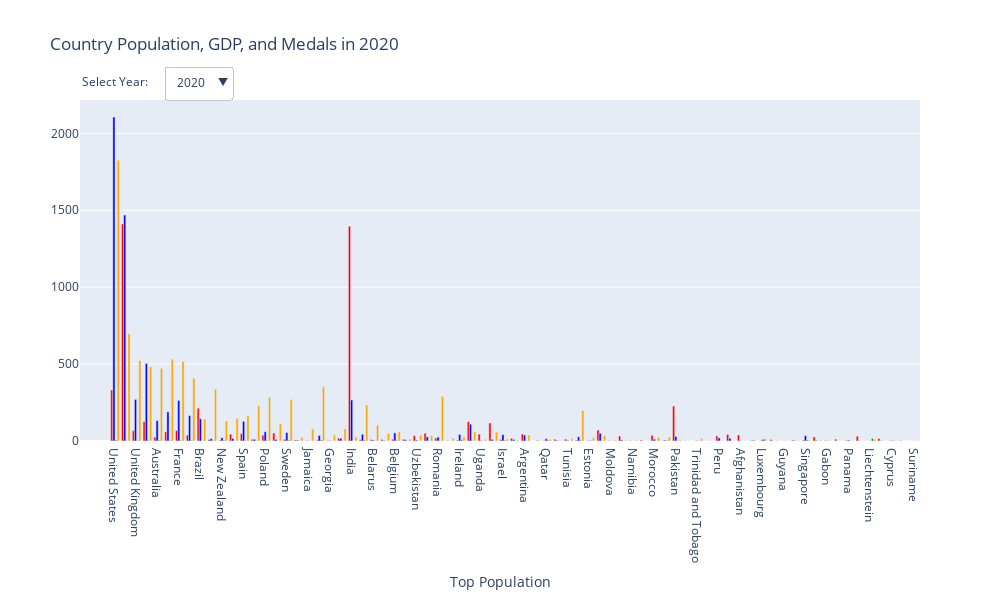

Here is the notebook cell this chart was saved with:
### Code cell
# Import necessary libraries
import plotly.graph_objs as go
import plotly.offline as pyo
import plotly.subplots as sp
import numpy as np

# Create figure
fig = go.Figure()

# Set default year
selected_year = 2020


# Define function to sort data by Total Medals Per Year
def sort_data_by_selected_year(selected_year):
    df_filtered_Y_Total = df[df['Year'] == selected_year].sort_values(by='Y_Total', ascending=True)
    return df_filtered_Y_Total

# Create two subplots
fig = sp.make_subplots(rows=1, cols=1)

df_filtered_Y_Total = sort_data_by_selected_year(df['Year'].max())

# Add first chart to subplot 1
df_filtered_Y_Total = df[df['Year'] == selected_year].sort_values(by='Y_Total', ascending=False)
fig.add_trace(go.Bar(y=df_filtered_Y_Total['Population'],
                     x=df_filtered_Y_Total['Country_Name'], 
                     marker_color='red',
                     name='Population'),row=1, col=1)
fig.add_trace(go.Bar(y=df_filtered_Y_Total['GDP'], 
                     x=df_filtered_Y_Total['Country_Name'], 
                     marker_color='blue',
                     name='GDP'))
fig.add_trace(go.Bar(y=df_filtered_Y_Total['GDP_Per_Capita'], 
                     x=df_filtered_Y_Total['Country_Name'], 
                     marker_color='green',
                     name='GDP Per Capita'), row=1, col=1)

fig.add_trace(go.Bar(y=df_filtered_Y_Total['A_Total'],
                     x=df_filtered_Y_Total['Country_Name'], 
                     marker_color='orange',
                     name='Total Medals'),
                     row=1, col=1)
# Add title to x-axis of subplot 1
fig.update_xaxes(title_text='Top Population', row=1, col=1)


# Update layout
fig.update_layout(title=f'Country Population, GDP, and Medals in {df["Year"].max()}',
                  height=600, width=1000,
                  barmode='group',
                  showlegend=False)

# Create dropdown list of years
years = np.sort(df['Year'].unique())[::-1]
dropdown_buttons = []
for year in years:
    df_filtered_Y_Total = sort_data_by_selected_year(year)
    dropdown_buttons.append(dict(
        label=str(year),
        method="update",
        args=[{
                "y": [df_filtered_Y_Total['Population'],df_filtered_Y_Total['GDP'], df_filtered_Y_Total['GDP_Per_Capita']],
                "x": [df_filtered_Y_Total['Country_Name']],
                "type": "bar"
              },
              {
                "title": f"Country Population, GDP, and Medal Score in {year}"
            }]
            ))

# Add dropdown
fig.update_layout(
    updatemenus=[dict(
        buttons=dropdown_buttons,
        direction="down",
        showactive=True,
        x=0.1,
        xanchor="left",
        y=1.1,
        yanchor="top"
    )]
)

# Add annotation
fig.update_layout(
    annotations=[
        dict(text="Select Year:", showarrow=False,
        x=0, y=1.085, yref="paper", align="left")
    ]
)

fig.show()
#pyo.plot(fig, filename='barchart.html', auto_open=True

### Figure 1 — Plotly figure (JSON) as saved in the notebook; plotly's stock layout.template omitted (floating-point values rounded to 4 significant figures; data arrays with more than 128 entries replaced by an {"elided": "..."} marker saying what was removed)
{"data": [{"marker": {"color": "red"}, "name": "Population", "type": "bar", "x": ["United States", "China", "United Kingdom", "Japan", "Australia", "Italy", "France", "Canada", "Brazil", "Hungary", "New Zealand", "Ukraine", "Spain", "Cuba", "Poland", "Kenya", "Sweden", "Serbia", "Jamaica", "Norway", "Georgia", "Kazakhstan", "India", "Austria", "Belarus", "Azerbaijan", "Belgium", "Dominican Republic", "Uzbekistan", "Colombia", "Romania", "Armenia", "Ireland", "Mexico", "Uganda", "Ethiopia", "Israel", "Ecuador", "Argentina", "San Marino", "Qatar", "Jordan", "Tunisia", "Finland", "Estonia", "Thailand", "Moldova", "Ghana", "Namibia", "Turkmenistan", "Morocco", "Lithuania", "Pakistan", "Djibouti", "Trinidad and Tobago", "Montenegro", "Peru", "Iraq", "Afghanistan", "Iceland", "Luxembourg", "Tajikistan", "Guyana", "Lebanon", "Singapore", "Cameroon", "Gabon", "Burundi", "Panama", "Mozambique", "Liechtenstein", "Senegal", "Cyprus", "Eritrea", "Suriname"], "xaxis": "x", "y": [331.5, 1411.0, 67.08, 126.3, 25.66, 59.44, 67.57, 38.04, 213.2, 9.75, 5.09, 44.13, 47.37, 11.3, 37.9, 51.99, 10.35, 6.899, 2.82, 5.379, 3.723, 18.76, 1396.0, 8.917, 9.38, 10.09, 11.54, 11.0, 34.23, 50.93, 19.27, 2.806, 4.985, 126.0, 44.4, 117.2, 9.215, 17.59, 45.38, 0.03401, 2.76, 10.93, 12.16, 5.53, 1.33, 71.48, 2.635, 32.18, 2.489, 6.25, 36.69, 2.795, 227.2, 1.09, 1.518, 0.6213, 33.3, 42.56, 38.97, 0.3665, 0.6304, 9.543, 0.7972, 5.663, 5.686, 26.49, 2.293, 12.22, 4.294, 31.18, 0.03876, 16.44, 1.238, 3.556, 0.6071], "yaxis": "y"}, {"marker": {"color": "blue"}, "name": "GDP", "type": "bar", "x": ["United States", "China", "United Kingdom", "Japan", "Australia", "Italy", "France", "Canada", "Brazil", "Hungary", "New Zealand", "Ukraine", "Spain", "Cuba", "Poland", "Kenya", "Sweden", "Serbia", "Jamaica", "Norway", "Georgia", "Kazakhstan", "India", "Austria", "Belarus", "Azerbaijan", "Belgium", "Dominican Republic", "Uzbekistan", "Colombia", "Romania", "Armenia", "Ireland", "Mexico", "Uganda", "Ethiopia", "Israel", "Ecuador", "Argentina", "San Marino", "Qatar", "Jordan", "Tunisia", "Finland", "Estonia", "Thailand", "Moldova", "Ghana", "Namibia", "Turkmenistan", "Morocco", "Lithuania", "Pakistan", "Djibouti", "Trinidad and Tobago", "Montenegro", "Peru", "Iraq", "Afghanistan", "Iceland", "Luxembourg", "Tajikistan", "Guyana", "Lebanon", "Singapore", "Cameroon", "Gabon", "Burundi", "Panama", "Mozambique", "Liechtenstein", "Senegal", "Cyprus", "Eritrea", "Suriname"], "y": [2106.0, 1469.0, 270.5, 504.0, 132.7, 189.7, 263.9, 164.5, 144.9, 15.72, 21.17, 16.56, 127.7, 10.74, 59.94, 10.07, 54.71, 5.336, 1.381, 36.22, 1.584, 17.11, 266.8, 43.52, 6.137, 4.269, 52.52, 7.884, 5.989, 27.03, 25.14, 1.264, 42.59, 109.1, 3.76, 10.77, 41.33, 9.929, 38.55, 0.1541, 14.44, 4.418, 4.254, 27.19, 3.137, 49.97, 1.186, 7.004, 1.058, 0, 11.95, 5.685, 30.04, 0.3181, 2.106, 0.477, 20.17, 18.44, 2.014, 2.169, 7.399, 0.8134, 0.5471, 3.171, 34.53, 4.077, 1.531, 0.265, 5.398, 1.403, 0.6114, 2.449, 3.47, 0, 0.2912]}, {"marker": {"color": "green"}, "name": "GDP Per Capita", "type": "bar", "x": ["United States", "China", "United Kingdom", "Japan", "Australia", "Italy", "France", "Canada", "Brazil", "Hungary", "New Zealand", "Ukraine", "Spain", "Cuba", "Poland", "Kenya", "Sweden", "Serbia", "Jamaica", "Norway", "Georgia", "Kazakhstan", "India", "Austria", "Belarus", "Azerbaijan", "Belgium", "Dominican Republic", "Uzbekistan", "Colombia", "Romania", "Armenia", "Ireland", "Mexico", "Uganda", "Ethiopia", "Israel", "Ecuador", "Argentina", "San Marino", "Qatar", "Jordan", "Tunisia", "Finland", "Estonia", "Thailand", "Moldova", "Ghana", "Namibia", "Turkmenistan", "Morocco", "Lithuania", "Pakistan", "Djibouti", "Trinidad and Tobago", "Montenegro", "Peru", "Iraq", "Afghanistan", "Iceland", "Luxembourg", "Tajikistan", "Guyana", "Lebanon", "Singapore", "Cameroon", "Gabon", "Burundi", "Panama", "Mozambique", "Liechtenstein", "Senegal", "Cyprus", "Eritrea", "Suriname"], "xaxis": "x", "y": [6.353, 1.041, 4.032, 3.992, 5.172, 3.191, 3.906, 4.326, 0.6794, 1.612, 4.16, 0.3752, 2.696, 0.95, 1.582, 0.1936, 5.284, 0.7734, 0.4897, 6.733, 0.4256, 0.9122, 0.191, 4.881, 0.6543, 0.423, 4.552, 0.7168, 0.175, 0.5307, 1.305, 0.4506, 8.542, 0.8655, 0.08468, 0.09187, 4.485, 0.5645, 0.8496, 4.532, 5.232, 0.4043, 0.3498, 4.917, 2.36, 0.6991, 0.4501, 0.2177, 0.4251, 0, 0.3258, 2.034, 0.1322, 0.2918, 1.387, 0.7677, 0.6056, 0.4332, 0.05169, 5.92, 11.74, 0.08523, 0.6863, 0.56, 6.073, 0.1539, 0.668, 0.02168, 1.257, 0.045, 15.78, 0.149, 2.804, 0, 0.4797], "yaxis": "y"}, {"marker": {"color": "orange"}, "name": "Total Medals", "type": "bar", "x": ["United States", "China", "United Kingdom", "Japan", "Australia", "Italy", "France", "Canada", "Brazil", "Hungary", "New Zealand", "Ukraine", "Spain", "Cuba", "Poland", "Kenya", "Sweden", "Serbia", "Jamaica", "Norway", "Georgia", "Kazakhstan", "India", "Austria", "Belarus", "Azerbaijan", "Belgium", "Dominican Republic", "Uzbekistan", "Colombia", "Romania", "Armenia", "Ireland", "Mexico", "Uganda", "Ethiopia", "Israel", "Ecuador", "Argentina", "San Marino", "Qatar", "Jordan", "Tunisia", "Finland", "Estonia", "Thailand", "Moldova", "Ghana", "Namibia", "Turkmenistan", "Morocco", "Lithuania", "Pakistan", "Djibouti", "Trinidad and Tobago", "Montenegro", "Peru", "Iraq", "Afghanistan", "Iceland", "Luxembourg", "Tajikistan", "Guyana", "Lebanon", "Singapore", "Cameroon", "Gabon", "Burundi", "Panama", "Mozambique", "Liechtenstein", "Senegal", "Cyprus", "Eritrea", "Suriname"], "xaxis": "x", "y": [1826, 696, 523, 482, 473, 532, 517, 408, 142, 337, 130, 147, 166, 229, 285, 113, 270, 24, 79, 353, 40, 79, 26, 235, 103, 49, 61, 12, 37, 34, 290, 18, 26, 59, 11, 58, 13, 5, 39, 3, 8, 3, 15, 198, 22, 35, 6, 5, 5, 1, 24, 26, 9, 1, 16, 1, 3, 1, 2, 3, 2, 4, 1, 2, 5, 6, 1, 2, 1, 2, 10, 1, 1, 1, 2], "yaxis": "y"}], "layout": {"annotations": [{"align": "left", "showarrow": false, "text": "Select Year:", "x": 0, "y": 1.085, "yref": "paper"}], "barmode": "group", "height": 600, "showlegend": false, "title": {"text": "Country Population, GDP, and Medals in 2020"}, "updatemenus": [{"buttons": [{"args": [{"type": "bar", "x": [["Liechtenstein", "Singapore", "Iceland", "Eritrea", "Pakistan", "Suriname", "Gabon", "Trinidad and Tobago", "Djibouti", "Tajikistan", "Senegal", "Cyprus", "Peru", "Afghanistan", "Burundi", "Luxembourg", "Lebanon", "Guyana", "Iraq", "Montenegro", "Panama", "Mozambique", "Cameroon", "Turkmenistan", "Lithuania", "Namibia", "Morocco", "Moldova", "Ghana", "Thailand", "Jordan", "Tunisia", "Finland", "Estonia", "Argentina", "Qatar", "Ecuador", "San Marino", "Ethiopia", "Uganda", "Ireland", "Mexico", "Romania", "Israel", "Armenia", "Dominican Republic", "Uzbekistan", "Colombia", "India", "Belgium", "Azerbaijan", "Belarus", "Austria", "Georgia", "Kazakhstan", "Norway", "Jamaica", "Serbia", "Sweden", "Kenya", "Poland", "Cuba", "Spain", "Ukraine", "Hungary", "New Zealand", "Brazil", "Canada", "France", "Italy", "Australia", "Japan", "United Kingdom", "China", "United States"]], "y": {"elided": "3x75 float values"}}, {"title": "Country Population, GDP, and Medal Score in 2020"}], "label": "2020", "method": "update"}, {"args": [{"type": "bar", "x": [["Morocco", "Jordan", "Uzbekistan", "Estonia", "Gabon", "Brazil", "Tajikistan", "Qatar", "Suriname", "Burundi", "Pakistan", "Georgia", "Guyana", "Jamaica", "Romania", "San Marino", "Ghana", "Panama", "Serbia", "Armenia", "Ireland", "Singapore", "Kenya", "Ethiopia", "Trinidad and Tobago", "Lebanon", "Iraq", "Turkmenistan", "India", "Iceland", "Thailand", "Israel", "Argentina", "Tunisia", "Azerbaijan", "Lithuania", "Senegal", "Moldova", "Luxembourg", "Uganda", "Afghanistan", "Namibia", "Mozambique", "Colombia", "Dominican Republic", "Ecuador", "Cuba", "Montenegro", "Mexico", "Djibouti", "Peru", "Eritrea", "Cameroon", "Cyprus", "Hungary", "Belgium", "Kazakhstan", "Ukraine", "Liechtenstein", "Poland", "New Zealand", "Spain", "Australia", "Belarus", "United Kingdom", "Finland", "China", "Italy", "Japan", "Austria", "Sweden", "France", "United States", "Canada", "Norway"]], "y": {"elided": "3x75 float values"}}, {"title": "Country Population, GDP, and Medal Score in 2018"}], "label": "2018", "method": "update"}, {"args": [{"type": "bar", "x": [["Senegal", "Guyana", "Mozambique", "Iraq", "Namibia", "Suriname", "Moldova", "San Marino", "Montenegro", "Cameroon", "Pakistan", "Lebanon", "Ghana", "Peru", "Djibouti", "Iceland", "Ecuador", "Eritrea", "Luxembourg", "Turkmenistan", "Panama", "Afghanistan", "Gabon", "Liechtenstein", "Uganda", "Cyprus", "Finland", "Singapore", "Jordan", "Austria", "Burundi", "Dominican Republic", "Qatar", "Tajikistan", "Morocco", "Estonia", "Trinidad and Tobago", "Israel", "Ireland", "India", "Tunisia", "Armenia", "Argentina", "Lithuania", "Norway", "Romania", "Mexico", "Thailand", "Belgium", "Georgia", "Serbia", "Ethiopia", "Colombia", "Belarus", "Jamaica", "Poland", "Sweden", "Cuba", "Ukraine", "Uzbekistan", "Kenya", "Hungary", "Kazakhstan", "Spain", "New Zealand", "Azerbaijan", "Brazil", "Canada", "Italy", "Australia", "Japan", "France", "United Kingdom", "China", "United States"]], "y": {"elided": "3x75 float values"}}, {"title": "Country Population, GDP, and Medal Score in 2016"}], "label": "2016", "method": "update"}, {"args": [{"type": "bar", "x": [["Morocco", "Mozambique", "Turkmenistan", "Singapore", "Pakistan", "Azerbaijan", "Lithuania", "India", "Liechtenstein", "Serbia", "Ireland", "Panama", "Estonia", "Iceland", "Israel", "Armenia", "Burundi", "Eritrea", "Colombia", "Uganda", "Belgium", "Namibia", "Lebanon", "Senegal", "Brazil", "Uzbekistan", "Suriname", "Cuba", "San Marino", "Kenya", "Thailand", "Hungary", "Spain", "Ethiopia", "Peru", "Tunisia", "Argentina", "Luxembourg", "Iraq", "Qatar", "Gabon", "Afghanistan", "Dominican Republic", "Moldova", "Ghana", "Tajikistan", "Cyprus", "Guyana", "Jamaica", "Ecuador", "New Zealand", "Romania", "Cameroon", "Georgia", "Trinidad and Tobago", "Mexico", "Montenegro", "Djibouti", "Jordan", "Kazakhstan", "Ukraine", "Australia", "United Kingdom", "Finland", "Belarus", "Poland", "Japan", "Italy", "China", "Sweden", "France", "Austria", "Canada", "Norway", "United States"]], "y": {"elided": "3x75 float values"}}, {"title": "Country Population, GDP, and Medal Score in 2014"}], "label": "2014", "method": "update"}, {"args": [{"type": "bar", "x": [["Pakistan", "Guyana", "Ecuador", "Eritrea", "Djibouti", "Turkmenistan", "Ghana", "Suriname", "Peru", "Moldova", "Panama", "Burundi", "Lebanon", "Israel", "Iraq", "Namibia", "Senegal", "Liechtenstein", "San Marino", "Luxembourg", "Mozambique", "Jordan", "Austria", "Iceland", "Montenegro", "Afghanistan", "Morocco", "Uganda", "Cyprus", "Cameroon", "Tajikistan", "Gabon", "Singapore", "Qatar", "Armenia", "Estonia", "Dominican Republic", "Uzbekistan", "Finland", "Tunisia", "Belgium", "Argentina", "Serbia", "Norway", "Thailand", "Trinidad and Tobago", "Lithuania", "Georgia", "India", "Ireland", "Romania", "Ethiopia", "Mexico", "Sweden", "Azerbaijan", "Colombia", "Belarus", "Kazakhstan", "Poland", "Jamaica", "Kenya", "New Zealand", "Cuba", "Brazil", "Hungary", "Canada", "Ukraine", "Spain", "Italy", "Australia", "France", "Japan", "United Kingdom", "China", "United States"]], "y": {"elided": "3x75 float values"}}, {"title": "Country Population, GDP, and Medal Score in 2012"}], "label": "2012", "method": "update"}, {"args": [{"type": "bar", "x": [["Singapore", "Afghanistan", "Tunisia", "Dominican Republic", "Djibouti", "New Zealand", "Moldova", "Cyprus", "Montenegro", "Cuba", "Namibia", "Morocco", "Colombia", "Uzbekistan", "Mozambique", "Mexico", "Eritrea", "Thailand", "Belgium", "Argentina", "Cameroon", "Jordan", "Trinidad and Tobago", "Kenya", "Qatar", "Gabon", "Tajikistan", "Ethiopia", "Iraq", "Peru", "Luxembourg", "Ukraine", "Panama", "Lebanon", "Iceland", "Burundi", "Guyana", "Ghana", "Ecuador", "Senegal", "Jamaica", "Spain", "Serbia", "Ireland", "Brazil", "India", "Israel", "Georgia", "Liechtenstein", "Turkmenistan", "San Marino", "Hungary", "Azerbaijan", "Pakistan", "Lithuania", "Uganda", "Suriname", "Armenia", "Romania", "United Kingdom", "Estonia", "Kazakhstan", "Belarus", "Australia", "Finland", "Italy", "Japan", "Poland", "Sweden", "China", "France", "Austria", "Norway", "Canada", "United States"]], "y": {"elided": "3x75 float values"}}, {"title": "Country Population, GDP, and Medal Score in 2010"}], "label": "2010", "method": "update"}, {"args": [{"type": "bar", "x": [["Cyprus", "Iraq", "San Marino", "Lebanon", "Djibouti", "Burundi", "Montenegro", "Namibia", "Mozambique", "Luxembourg", "Eritrea", "Liechtenstein", "Suriname", "Pakistan", "Turkmenistan", "Senegal", "Qatar", "Gabon", "Uganda", "Jordan", "Peru", "Guyana", "Ghana", "Iceland", "Ecuador", "Tunisia", "Panama", "Singapore", "Moldova", "Cameroon", "Israel", "Afghanistan", "Morocco", "Dominican Republic", "Trinidad and Tobago", "Tajikistan", "Estonia", "Belgium", "Austria", "Colombia", "India", "Ireland", "Serbia", "Mexico", "Finland", "Uzbekistan", "Sweden", "Lithuania", "Armenia", "Thailand", "Argentina", "Azerbaijan", "Ethiopia", "Georgia", "Kazakhstan", "Romania", "New Zealand", "Norway", "Hungary", "Jamaica", "Poland", "Belarus", "Kenya", "Brazil", "Spain", "Canada", "Ukraine", "Japan", "Italy", "Cuba", "France", "Australia", "United Kingdom", "China", "United States"]], "y": {"elided": "3x75 float values"}}, {"title": "Country Population, GDP, and Medal Score in 2008"}], "label": "2008", "method": "update"}, {"args": [{"type": "bar", "x": [["Turkmenistan", "Azerbaijan", "Burundi", "New Zealand", "Jordan", "Cuba", "Montenegro", "Gabon", "Qatar", "Serbia", "Ireland", "India", "Romania", "Tajikistan", "Ghana", "Namibia", "Thailand", "Cameroon", "Moldova", "Spain", "Dominican Republic", "Uzbekistan", "Georgia", "Mexico", "Cyprus", "Israel", "Lebanon", "Singapore", "Iraq", "Afghanistan", "Mozambique", "United Kingdom", "Colombia", "San Marino", "Djibouti", "Uganda", "Senegal", "Iceland", "Jamaica", "Ecuador", "Ethiopia", "Tunisia", "Trinidad and Tobago", "Kazakhstan", "Liechtenstein", "Belgium", "Suriname", "Eritrea", "Hungary", "Guyana", "Lithuania", "Morocco", "Argentina", "Luxembourg", "Brazil", "Pakistan", "Armenia", "Peru", "Panama", "Kenya", "Belarus", "Japan", "Poland", "Australia", "Ukraine", "Estonia", "Finland", "France", "Italy", "China", "Sweden", "Norway", "Canada", "Austria", "United States"]], "y": {"elided": "3x75 float values"}}, {"title": "Country Population, GDP, and Medal Score in 2006"}], "label": "2006", "method": "update"}, {"args": [{"type": "bar", "x": [["Ireland", "Luxembourg", "Senegal", "Liechtenstein", "Tunisia", "Namibia", "Pakistan", "Moldova", "Serbia", "Suriname", "Lebanon", "Cyprus", "Ghana", "Montenegro", "Jordan", "Djibouti", "Burundi", "Iceland", "Guyana", "Gabon", "Tajikistan", "Peru", "Panama", "Ecuador", "Armenia", "Qatar", "Iraq", "Turkmenistan", "Mozambique", "San Marino", "Afghanistan", "Singapore", "Uganda", "Eritrea", "India", "Cameroon", "Trinidad and Tobago", "Dominican Republic", "Israel", "Colombia", "Finland", "Lithuania", "Morocco", "Estonia", "Belgium", "Georgia", "Mexico", "Jamaica", "New Zealand", "Uzbekistan", "Azerbaijan", "Argentina", "Norway", "Ethiopia", "Sweden", "Kenya", "Austria", "Kazakhstan", "Thailand", "Brazil", "Poland", "Canada", "Belarus", "Hungary", "Romania", "Spain", "Ukraine", "Cuba", "United Kingdom", "Italy", "France", "Japan", "Australia", "China", "United States"]], "y": {"elided": "3x75 float values"}}, {"title": "Country Population, GDP, and Medal Score in 2004"}], "label": "2004", "method": "update"}, {"args": [{"type": "bar", "x": [["Trinidad and Tobago", "Burundi", "Senegal", "Brazil", "Guyana", "Kazakhstan", "San Marino", "Jamaica", "Jordan", "Qatar", "Romania", "Pakistan", "Lithuania", "Kenya", "Ireland", "Belgium", "Israel", "Armenia", "Peru", "Liechtenstein", "Lebanon", "Suriname", "Colombia", "Iraq", "Iceland", "Mexico", "Uzbekistan", "Spain", "Singapore", "Panama", "India", "Hungary", "Cyprus", "Luxembourg", "Cuba", "Mozambique", "Afghanistan", "Montenegro", "Morocco", "Serbia", "Argentina", "Moldova", "Dominican Republic", "Thailand", "Tajikistan", "New Zealand", "Eritrea", "Turkmenistan", "Uganda", "Gabon", "Cameroon", "Georgia", "Ukraine", "Azerbaijan", "Ethiopia", "Ecuador", "Djibouti", "Tunisia", "Namibia", "Ghana", "United Kingdom", "Belarus", "Japan", "Australia", "Poland", "Estonia", "Finland", "Sweden", "China", "France", "Italy", "Austria", "Canada", "Norway", "United States"]], "y": {"elided": "3x75 float values"}}, {"title": "Country Population, GDP, and Medal Score in 2002"}], "label": "2002", "method": "update"}, {"args": [{"type": "bar", "x": [["Turkmenistan", "Jordan", "Gabon", "Eritrea", "Djibouti", "Tunisia", "San Marino", "Ecuador", "Senegal", "Dominican Republic", "Iraq", "Peru", "Ghana", "Suriname", "Cyprus", "Burundi", "Tajikistan", "Afghanistan", "Uganda", "Serbia", "Singapore", "Liechtenstein", "Lebanon", "Pakistan", "Guyana", "Panama", "Montenegro", "Luxembourg", "Namibia", "India", "Iceland", "Colombia", "Cameroon", "Armenia", "Ireland", "Qatar", "Mozambique", "Israel", "Trinidad and Tobago", "Moldova", "Azerbaijan", "Estonia", "Austria", "Thailand", "New Zealand", "Uzbekistan", "Argentina", "Finland", "Morocco", "Belgium", "Lithuania", "Mexico", "Georgia", "Kazakhstan", "Kenya", "Ethiopia", "Jamaica", "Norway", "Spain", "Sweden", "Brazil", "Poland", "Canada", "Belarus", "Hungary", "Japan", "Ukraine", "Romania", "United Kingdom", "Cuba", "Italy", "France", "China", "Australia", "United States"]], "y": {"elided": "3x75 float values"}}, {"title": "Country Population, GDP, and Medal Score in 2000"}], "label": "2000", "method": "update"}, {"args": [{"type": "bar", "x": [["Hungary", "San Marino", "Ethiopia", "Estonia", "Iraq", "Argentina", "Azerbaijan", "Tunisia", "Luxembourg", "Ireland", "Israel", "Serbia", "Montenegro", "Romania", "Senegal", "Brazil", "Turkmenistan", "Gabon", "Suriname", "Qatar", "Uganda", "Jordan", "Colombia", "Thailand", "Trinidad and Tobago", "Namibia", "Iceland", "Cuba", "Mexico", "Spain", "Lithuania", "Eritrea", "Burundi", "Pakistan", "Uzbekistan", "Cameroon", "Poland", "Dominican Republic", "Peru", "Moldova", "Ecuador", "Liechtenstein", "Lebanon", "Tajikistan", "New Zealand", "Afghanistan", "Singapore", "Panama", "Georgia", "Guyana", "Kenya", "Morocco", "Jamaica", "India", "Ghana", "Armenia", "Mozambique", "Djibouti", "Cyprus", "United Kingdom", "Australia", "Ukraine", "Belgium", "Belarus", "Kazakhstan", "Sweden", "China", "France", "Japan", "Italy", "Finland", "United States", "Canada", "Austria", "Norway"]], "y": {"elided": "3x75 float values"}}, {"title": "Country Population, GDP, and Medal Score in 1998"}], "label": "1998", "method": "update"}, {"args": [{"type": "bar", "x": [["Peru", "Jordan", "Iceland", "Panama", "Iraq", "Estonia", "Pakistan", "San Marino", "Lebanon", "Liechtenstein", "Singapore", "Cameroon", "Djibouti", "Ghana", "Colombia", "Serbia", "Senegal", "Dominican Republic", "Tajikistan", "Qatar", "Guyana", "Cyprus", "Gabon", "Luxembourg", "Turkmenistan", "Afghanistan", "Eritrea", "Suriname", "Montenegro", "Ecuador", "India", "Burundi", "Azerbaijan", "Lithuania", "Israel", "Tunisia", "Uganda", "Mozambique", "Mexico", "Georgia", "Uzbekistan", "Thailand", "Trinidad and Tobago", "Armenia", "Namibia", "Morocco", "Moldova", "Austria", "Ethiopia", "Argentina", "Ireland", "Finland", "New Zealand", "Belgium", "Jamaica", "Norway", "Kenya", "Sweden", "Kazakhstan", "Japan", "United Kingdom", "Brazil", "Belarus", "Poland", "Spain", "Romania", "Hungary", "Canada", "Ukraine", "Cuba", "Italy", "France", "Australia", "China", "United States"]], "y": {"elided": "3x75 float values"}}, {"title": "Country Population, GDP, and Medal Score in 1996"}], "label": "1996", "method": "update"}, {"args": [{"type": "bar", "x": [["Dominican Republic", "Guyana", "Estonia", "Lithuania", "Pakistan", "Turkmenistan", "Cameroon", "Iraq", "Mexico", "Afghanistan", "New Zealand", "Spain", "Tunisia", "Tajikistan", "Iceland", "Armenia", "Thailand", "Djibouti", "Serbia", "Montenegro", "Georgia", "India", "Ghana", "Cyprus", "Morocco", "Moldova", "Suriname", "Singapore", "Azerbaijan", "Ireland", "Gabon", "Burundi", "Hungary", "Peru", "Romania", "Panama", "Israel", "Luxembourg", "Senegal", "Belgium", "Argentina", "Kenya", "Ecuador", "Poland", "Jamaica", "Eritrea", "Cuba", "Namibia", "Trinidad and Tobago", "Colombia", "Ethiopia", "San Marino", "Mozambique", "Qatar", "Liechtenstein", "Brazil", "Lebanon", "Jordan", "Uganda", "Uzbekistan", "Australia", "Ukraine", "Belarus", "United Kingdom", "Kazakhstan", "Sweden", "China", "Japan", "France", "Finland", "Austria", "United States", "Canada", "Italy", "Norway"]], "y": {"elided": "3x75 float values"}}, {"title": "Country Population, GDP, and Medal Score in 1994"}], "label": "1994", "method": "update"}, {"args": [{"type": "bar", "x": [["Lebanon", "San Marino", "Afghanistan", "Azerbaijan", "Djibouti", "Ecuador", "Serbia", "Uzbekistan", "Iraq", "Belarus", "Armenia", "Ukraine", "Mozambique", "Burundi", "Tajikistan", "Kazakhstan", "Cyprus", "Dominican Republic", "Georgia", "Panama", "Eritrea", "Turkmenistan", "India", "Montenegro", "Guyana", "Moldova", "Trinidad and Tobago", "Gabon", "Jordan", "Iceland", "Senegal", "Uganda", "Singapore", "Liechtenstein", "Cameroon", "Tunisia", "New Zealand", "Suriname", "Thailand", "Peru", "Qatar", "Ghana", "Pakistan", "Spain", "Argentina", "Mexico", "Colombia", "Ireland", "Austria", "Luxembourg", "Estonia", "Lithuania", "Namibia", "Israel", "Ethiopia", "Brazil", "Belgium", "Morocco", "China", "Sweden", "Jamaica", "Finland", "Norway", "Finland", "Japan", "Canada", "Kenya", "France", "New Zealand", "United States", "Sweden", "Italy", "Romania", "Canada", "Poland", "Italy", "Norway", "United Kingdom", "Austria", "Spain", "Japan", "Australia", "France", "Hungary", "Cuba", "China", "United States"]], "y": {"elided": "3x87 float values"}}, {"title": "Country Population, GDP, and Medal Score in 1992"}], "label": "1992", "method": "update"}, {"args": [{"type": "bar", "x": [["Ghana", "Lithuania", "Israel", "Montenegro", "Ethiopia", "Kazakhstan", "India", "Cyprus", "Iraq", "Turkmenistan", "Singapore", "Estonia", "Burundi", "Panama", "Ireland", "Serbia", "Belarus", "Ukraine", "Eritrea", "Namibia", "Gabon", "Uganda", "Tunisia", "Jordan", "Trinidad and Tobago", "Afghanistan", "Guyana", "Moldova", "Lebanon", "Tajikistan", "Dominican Republic", "Armenia", "Uzbekistan", "Cuba", "Iceland", "Cameroon", "Georgia", "Azerbaijan", "Ecuador", "Qatar", "Luxembourg", "San Marino", "Mozambique", "Austria", "Colombia", "Pakistan", "Thailand", "Djibouti", "Senegal", "Suriname", "Liechtenstein", "Japan", "Peru", "Argentina", "Belgium", "France", "Mexico", "Jamaica", "Morocco", "Spain", "Finland", "Canada", "Norway", "Norway", "Italy", "Sweden", "United States", "Brazil", "Finland", "Kenya", "Austria", "Canada", "Sweden", "New Zealand", "Japan", "Australia", "Italy", "Poland", "France", "Hungary", "Romania", "United Kingdom", "China", "United States"]], "y": {"elided": "3x84 float values"}}, {"title": "Country Population, GDP, and Medal Score in 1988"}], "label": "1988", "method": "update"}, {"args": [{"type": "bar", "x": [["Hungary", "Montenegro", "Trinidad and Tobago", "Azerbaijan", "Israel", "Ethiopia", "Afghanistan", "Qatar", "San Marino", "Turkmenistan", "Jordan", "Panama", "Tajikistan", "Mozambique", "Uzbekistan", "Estonia", "Georgia", "Serbia", "Argentina", "Guyana", "Namibia", "Moldova", "Ghana", "Senegal", "Eritrea", "Kazakhstan", "Uganda", "Luxembourg", "Iraq", "Armenia", "Ukraine", "Ecuador", "Burundi", "Belarus", "Tunisia", "Poland", "India", "Cyprus", "Lebanon", "Suriname", "Lithuania", "Cuba", "Djibouti", "Singapore", "Gabon", "Iceland", "Dominican Republic", "Cameroon", "Pakistan", "Peru", "Thailand", "Colombia", "United Kingdom", "Ireland", "Austria", "Japan", "Liechtenstein", "Italy", "Morocco", "Austria", "France", "Norway", "Kenya", "Jamaica", "Canada", "Belgium", "Spain", "Mexico", "Sweden", "Brazil", "United States", "Norway", "New Zealand", "Finland", "Finland", "Sweden", "Australia", "France", "Italy", "China", "Japan", "United Kingdom", "Canada", "Romania", "United States"]], "y": {"elided": "3x85 float values"}}, {"title": "Country Population, GDP, and Medal Score in 1984"}], "label": "1984", "method": "update"}, {"args": [{"type": "bar", "x": [["Serbia", "Moldova", "Thailand", "China", "Azerbaijan", "Iceland", "Gabon", "Montenegro", "Trinidad and Tobago", "Suriname", "Iraq", "Afghanistan", "Singapore", "Georgia", "Argentina", "Jordan", "Qatar", "Peru", "Mozambique", "Colombia", "Eritrea", "Namibia", "Ukraine", "Uzbekistan", "Kazakhstan", "Kenya", "Lithuania", "Ghana", "Cameroon", "Belarus", "Armenia", "Israel", "Cyprus", "New Zealand", "Burundi", "Tunisia", "Senegal", "Luxembourg", "Pakistan", "Tajikistan", "Morocco", "Turkmenistan", "San Marino", "Panama", "Ecuador", "Dominican Republic", "Djibouti", "Estonia", "United Kingdom", "Hungary", "Belgium", "France", "Japan", "Lebanon", "India", "Guyana", "Uganda", "Ireland", "Canada", "Italy", "Jamaica", "Austria", "Liechtenstein", "Sweden", "Ethiopia", "Brazil", "Mexico", "Spain", "Austria", "Finland", "Finland", "Australia", "Norway", "United States", "Sweden", "France", "Italy", "Cuba", "United Kingdom", "Romania", "Hungary", "Poland"]], "y": {"elided": "3x82 float values"}}, {"title": "Country Population, GDP, and Medal Score in 1980"}], "label": "1980", "method": "update"}, {"args": [{"type": "bar", "x": [["China", "Eritrea", "Colombia", "Singapore", "Lithuania", "Panama", "Luxembourg", "Cyprus", "Iraq", "Senegal", "Azerbaijan", "Burundi", "Moldova", "Serbia", "Belarus", "Morocco", "Namibia", "Mozambique", "Peru", "Lebanon", "Kenya", "Israel", "Ireland", "Montenegro", "Jordan", "Gabon", "Kazakhstan", "Tajikistan", "Armenia", "Ghana", "Guyana", "Estonia", "Afghanistan", "Cameroon", "Uzbekistan", "Djibouti", "Iceland", "Suriname", "India", "Ecuador", "Qatar", "Ukraine", "Tunisia", "Turkmenistan", "Ethiopia", "Dominican Republic", "Georgia", "San Marino", "Argentina", "Uganda", "France", "Trinidad and Tobago", "Thailand", "Pakistan", "Austria", "United Kingdom", "Brazil", "Jamaica", "Spain", "Mexico", "Norway", "Liechtenstein", "Sweden", "Canada", "New Zealand", "Italy", "Sweden", "Australia", "Belgium", "Finland", "Austria", "Norway", "Finland", "France", "United States", "Canada", "United Kingdom", "Cuba", "Italy", "Hungary", "Japan", "Poland", "Romania", "United States"]], "y": {"elided": "3x84 float values"}}, {"title": "Country Population, GDP, and Medal Score in 1976"}], "label": "1976", "method": "update"}, {"args": [{"type": "bar", "x": [["Djibouti", "Montenegro", "Moldova", "Ireland", "Namibia", "Luxembourg", "Israel", "Liechtenstein", "China", "Lithuania", "Singapore", "Serbia", "Senegal", "Iraq", "San Marino", "Gabon", "Georgia", "Peru", "Panama", "Guyana", "Jordan", "Burundi", "Cameroon", "Armenia", "Afghanistan", "Belarus", "Azerbaijan", "Qatar", "Morocco", "Kazakhstan", "Mozambique", "Tajikistan", "Ukraine", "Eritrea", "Suriname", "Ecuador", "Dominican Republic", "Estonia", "Cyprus", "Trinidad and Tobago", "Uzbekistan", "Turkmenistan", "Iceland", "Thailand", "Spain", "Canada", "Mexico", "Pakistan", "Ghana", "Poland", "India", "Spain", "Argentina", "Jamaica", "Lebanon", "Tunisia", "Belgium", "Uganda", "Ethiopia", "Brazil", "France", "Austria", "Japan", "Colombia", "New Zealand", "Sweden", "Norway", "Italy", "Finland", "Austria", "Canada", "Finland", "Cuba", "United States", "Kenya", "Norway", "France", "Romania", "Sweden", "Australia", "United Kingdom", "Italy", "Poland", "Japan", "Hungary", "United States"]], "y": {"elided": "3x86 float values"}}, {"title": "Country Population, GDP, and Medal Score in 1972"}], "label": "1972", "method": "update"}, {"args": [{"type": "bar", "x": [["Trinidad and Tobago", "Panama", "Thailand", "Peru", "Namibia", "Tajikistan", "Qatar", "San Marino", "Senegal", "Suriname", "Serbia", "Singapore", "Armenia", "Mozambique", "Turkmenistan", "Jordan", "Afghanistan", "Kazakhstan", "Uzbekistan", "Lebanon", "Liechtenstein", "Lithuania", "Luxembourg", "Spain", "Belarus", "Montenegro", "Morocco", "Moldova", "Azerbaijan", "Colombia", "Ukraine", "Ecuador", "Dominican Republic", "China", "Guyana", "Iceland", "Ireland", "Estonia", "Burundi", "Gabon", "Eritrea", "Israel", "Djibouti", "Cyprus", "Georgia", "Ghana", "Iraq", "Romania", "Cameroon", "India", "Jamaica", "Pakistan", "Belgium", "Argentina", "Ethiopia", "Tunisia", "Norway", "Uganda", "Canada", "Brazil", "New Zealand", "Austria", "Finland", "Italy", "Cuba", "Sweden", "Finland", "Canada", "United States", "Sweden", "Mexico", "France", "Kenya", "Austria", "United Kingdom", "Norway", "France", "Romania", "Italy", "Australia", "Poland", "Japan", "Hungary", "United States"]], "y": {"elided": "3x84 float values"}}, {"title": "Country Population, GDP, and Medal Score in 1968"}], "label": "1968", "method": "update"}, {"args": [{"type": "bar", "x": [["Cyprus", "Montenegro", "Belarus", "Qatar", "Georgia", "Spain", "Uzbekistan", "Suriname", "Djibouti", "Afghanistan", "Ukraine", "Peru", "Panama", "Turkmenistan", "Estonia", "Armenia", "Thailand", "Dominican Republic", "Eritrea", "China", "Uganda", "Tajikistan", "Singapore", "Ecuador", "Morocco", "Lithuania", "Guyana", "Moldova", "Azerbaijan", "Luxembourg", "Liechtenstein", "Jordan", "Senegal", "Kazakhstan", "Iraq", "Namibia", "Colombia", "Cameroon", "San Marino", "Serbia", "Lebanon", "Gabon", "Iceland", "Jamaica", "Israel", "Mozambique", "Burundi", "Pakistan", "Brazil", "Kenya", "Ethiopia", "India", "Ghana", "Cuba", "United Kingdom", "Ireland", "Argentina", "Mexico", "Tunisia", "Canada", "Trinidad and Tobago", "Belgium", "Canada", "Italy", "Finland", "New Zealand", "United States", "Sweden", "France", "Sweden", "Finland", "Romania", "Austria", "France", "Norway", "Australia", "United Kingdom", "Hungary", "Poland", "Italy", "Japan", "United States"]], "y": {"elided": "3x82 float values"}}, {"title": "Country Population, GDP, and Medal Score in 1964"}], "label": "1964", "method": "update"}, {"args": [{"type": "bar", "x": [["Afghanistan", "Gabon", "Turkmenistan", "Iceland", "San Marino", "Tajikistan", "Thailand", "Israel", "Uganda", "Ecuador", "Ukraine", "Estonia", "Dominican Republic", "Lebanon", "Jamaica", "Jordan", "Kenya", "Cyprus", "Uzbekistan", "Cuba", "Colombia", "Djibouti", "Lithuania", "Liechtenstein", "China", "Armenia", "Luxembourg", "Trinidad and Tobago", "Burundi", "Tunisia", "Panama", "Kazakhstan", "Georgia", "Eritrea", "Qatar", "Senegal", "Moldova", "Guyana", "Peru", "Cameroon", "Suriname", "Montenegro", "Ireland", "Belarus", "Azerbaijan", "Mozambique", "Namibia", "Serbia", "Spain", "Singapore", "Ethiopia", "Iraq", "Italy", "India", "Norway", "Canada", "Ghana", "Mexico", "Morocco", "Argentina", "Pakistan", "Austria", "Poland", "Brazil", "New Zealand", "France", "Belgium", "Canada", "Finland", "France", "Austria", "Sweden", "Norway", "Sweden", "Finland", "United States", "Romania", "Japan", "United Kingdom", "Poland", "Hungary", "Australia", "Italy", "United States"]], "y": {"elided": "3x84 float values"}}, {"title": "Country Population, GDP, and Medal Score in 1960"}], "label": "1960", "method": "update"}], "direction": "down", "showactive": true, "x": 0.1, "xanchor": "left", "y": 1.1, "yanchor": "top"}], "width": 1000, "xaxis": {"anchor": "y", "domain": [0, 1], "title": {"text": "Top Population"}}, "yaxis": {"anchor": "x", "domain": [0, 1]}}}
